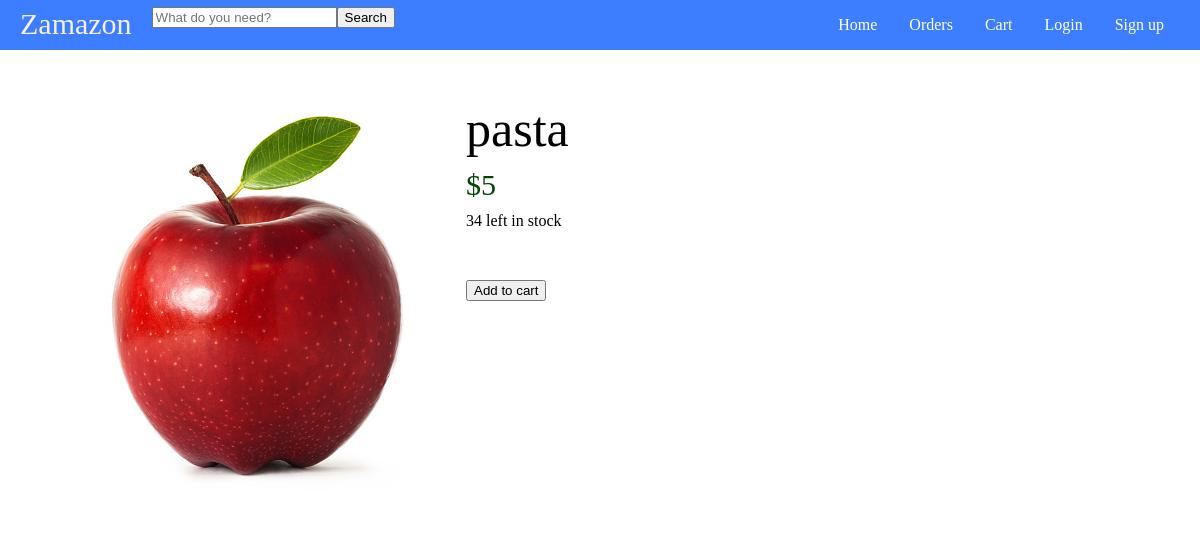
Page /product?id=4232 on the committed database.
### tables this page shows
CREATE TABLE product (
	id int,
	name varchar(255) NOT NULL,
	price int NOT NULL,
	stock int NOT NULL,
	category varchar(255) NOT NULL,
	PRIMARY KEY (id),
	FOREIGN KEY (category) REFERENCES category(name)
);

### main.py (the view)
@app.route('/product')
def product():
	connection = sqlite3.connect("shop.db")
	connection.row_factory = sqlite3.Row
	cursor = connection.cursor()
	args = request.args
	args.to_dict()
	if "name" in args.keys():
		name = args["name"]
		cursor.execute("SELECT * FROM product WHERE name=?", (name,))
		product = cursor.fetchone()
	elif "id" in args.keys():
		id = args["id"]
		cursor.execute("SELECT * FROM product WHERE id=?", (id,))
		product = cursor.fetchone()
	if product:
		return render_template("product.html", product=product)
	else:
		return render_template("error.html")

### templates/product.html (shortened to what this page needs)
<DOCTYPE html>
	<html>
	<head>
	  <link rel="stylesheet" href="static/styles.css">
	</head>
	<body>
	  <header class="nav">
			<div class="name-and-search">
				<span class="brand-name"><a href="/">Zamazon</a></span>
				<form action="/product" method="get" class="product-form">
					<input type="text" name="name" id="product-text" placeholder="What do you need?">
					<input type="submit" value="Search">
				</form>
			</div>
			<ul class="navigations">
				<li><a class="navigation" href="/">Home</a></li>
				<li><a class="navigation" href="/orders">Orders</a></li>
				<li><a class="navigation" href="/cart">Cart</a></li>
				<li><a class="navigation" href="/login">Login</a></li>
				<li><a class="navigation" href="/signup">Sign up</a></li>
			</ul>
		</header>
	  <div class="product-page-container">
			<div class="photo-div">
				<img src="static/demo.jpg" alt="">
			</div>
			<div class="right-container">
				<div class="information-div">
					<span class="product-name">{{ product["name"] }}</span>
					<span class="product-price">${{ product["price"] }}</span>
					<span class="product-quantity">{{ product["stock"] }} left in stock</span>
				</div>
				<div class="add-to-cart">
					<form action="/add-to-cart" method="POST">
						<input type="submit" value="Add to cart">
					</form>
				</div>
			</div>
	  </div>
	</body>
	</html>

### static/styles.css (style rules this page uses)
body { margin: 0; }
a { text-decoration: none; color:black }
.nav { display: flex; color: white; align-items: center; justify-content: space-between; position: sticky; padding: 0px 20px; background-color: #3D7DFF; margin-bottom: 50px; }
.name-and-search { display: flex; flex-direction: row; }
.brand-name { color: #F9EFED; font-size: 30px; margin-right: 20px; }
.brand-name a { color: #F9EFED; font-size: 30px; cursor: pointer; text-decoration: none; }
.product-form { display: table; }
ul.navigations { list-style-type: none; margin: 0; padding: 0; overflow: hidden; background-color: #3D7DFF; }
.navigations li { float: left; }
.navigation { display: block; color: white; text-align: center; padding: 16px 16px; text-decoration: none; }
.product-page-container { display: flex; }
.product-page-container .photo-div { margin-left: 50px; }
.information-div { display: flex; flex-direction: column; margin-bottom: 50px; }
.information-div .product-name { font-size: 50px; margin-bottom: 10px; }
.information-div .product-price { font-size: 30px; color: rgb(5, 68, 5); margin-bottom: 10px; }

### rows in the picture
product: name "pasta", price "5", stock "34"
